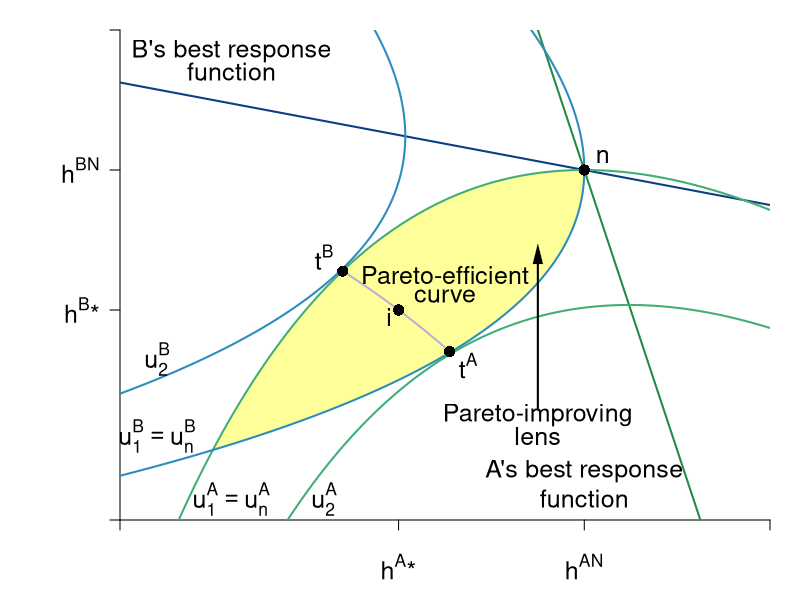

Here is the R script that generated this plot:
library(shape)
library(plotrix)
pdf(file = "coordination_failures/coord_brfs_cournot_zoom_ed/coord_brfs_cournot_zoom_ed.pdf", width = 9, height = 7)

#Set parameters for graphics
pointsize <- 1.8
axislabelsize <- 1.8
labelsize <- 1.5
namesize <- 1.8
annotatesize <- 1.5
graphlinewidth <- 2
segmentlinewidth <- 1.5

COL <- c("#7fc97f", "#beaed4", "#fdc086", "#ffff99", "#386cb0", "#f0027f", "#bf5b17", "#666666")
COLA <- c("#99d8c9","#66c2a4","#41ae76", "#238b45", "#005824")
COLB <- c("#4eb3d3", "#2b8cbe", "#0868ac","#084081")

par(mar =  c(4, 6, 1.5, 1.5))

uA <- function(ea, eb, alpha = 30, beta = 1/2) {
  (alpha - beta*(ea+eb))*ea - 0.5*(ea)^2
}

uB <- function(ea, eb, alpha = 30, beta = 1/2) {
  (alpha - beta*(ea+eb))*eb - 0.5*(eb)^2
}

brfB <- function(ea, alpha = 30, beta = 1/2) {
  (alpha - beta*ea)/(1 + 2*beta)
}

brfA <- function(ea, alpha = 30, beta = 1/2) {
  (alpha - ea*(1 + 2*beta))/(beta)
}

brfPE <- function(ea, alpha = 30, beta = 1/8) {
  alpha*(1 - beta*ea)
}

hANE <- function(alpha, beta = 1/2){
  alpha/(1 + 3*beta)
}

hApEff <- function(alpha, beta = 1/2){
  alpha/(2 + 4*beta)
}

hApEff2 <- function(alpha, beta = 1/2){
  alpha/(1 + 4*beta)
}

intercept1 <- function(alpha, beta = 1/2){
  alpha/(1 + 2*beta)
}

PEC <- function(ea, alpha = 30, beta = 1/2){
  a = beta*(1+2*beta);
  b = -alpha*(1+3*beta)+(1+2*beta)^2*ea;
  c = alpha^2 - alpha*(1+3*beta)*ea+ beta*(1+2*beta)*ea^2
  delta = b^2-4*a*c
  return((-b-sqrt(delta))/(2*a))
}


indiffA <- function(ea, alpha = 30, beta = 1/2, uA = 144) {
  (alpha*ea - beta*(ea)^2 - 0.5*(ea)^2 - uA)/(beta*ea)
}

indiffBroot1 <- function(ea, alpha = 30, beta = 30, uB = 144){
  (-sqrt(alpha^2 - 2*alpha*beta*ea + beta^2*ea^2 - 4*beta*uB - 2*uB) + alpha - beta*ea)/(2*beta + 1)
}

indiffBroot2 <- function(ea, alpha = 30, beta = 30, uB = 144){
  (sqrt(alpha^2 - 2*alpha*beta*ea + beta^2*ea^2 - 4*beta*uB - 2*uB) + alpha - beta*ea)/(2*beta + 1)
}


indiffB <- function(eb, alpha = 30, beta = 1/2, uB = 144) {
  (alpha*eb - uB - 0.5*eb^2)/(alpha*beta*eb)
}

indiffB2 <- function(ea, alpha = 30, beta = 1/2, uB = 144) {
  sqrt(alpha^2*(beta*ea - 1)^2 - 2*uB) - alpha*beta*ea + alpha
}

indiffB3 <- function(ea, alpha = 30, beta = 1/2, uB = 144) {
  -sqrt(alpha^2*(beta*ea - 1)^2 - 2*uB) - alpha*beta*ea + alpha
}


xlims <- c(7, 14)
ylims <- c(7, 14)

npts <- 501 
x <- seq(xlims[1], xlims[2], length.out = npts)
y <- seq(ylims[1], ylims[2], length.out = npts) 
a <- c(uA(hANE(alpha = 30, beta = 1/2), hANE(alpha = 30, beta = 1/2)), 
       #uA(hApEff2(alpha = 30, beta = 1/2), hApEff2(alpha = 30, beta = 1/2)),
       155.8)
b <- c(uA(hANE(alpha = 30, beta = 1/2),hANE(alpha = 30, beta = 1/2)), 
       #uB(hApEff2(alpha = 30, beta = 1/2), hApEff2(alpha = 30, beta = 1/2)), 
       155.8)


plot(0, 0, xlim = xlims, ylim = ylims, type = "n",
     xlab = expression(paste("")),
     ylab = expression(paste("")), 
     xaxt = "n", 
     yaxt = "n", 
     cex.lab = axislabelsize, 
     bty = "n",
     xaxs="i", 
     yaxs="i")

ticksy <- c(ylims[1], hApEff2(alpha = 30), hANE(alpha = 30), intercept1(alpha = 30), ylims[2])
ylabels <- c(NA, expression(paste(h^B,"*")), expression(paste(h^{BN})), expression(paste(frac(alpha, 1 + 2*beta))), NA)
ticksx <- c(xlims[1], hApEff2(alpha = 30), hANE(alpha = 30), intercept1(alpha = 30), xlims[2])
xlabels <- c(NA, expression(paste(h^A,"*")), expression(paste(h^{AN})), expression(paste(frac(alpha, 1 + 2*beta))), NA)

axis(1, at = ticksx,  pos = xlims[1], labels = FALSE)
text(x = c(0, hApEff2(alpha = 30), hANE(alpha = 30), intercept1(alpha = 30), xlims[2]), par("usr")[3] - 0.4, labels = xlabels, srt = 0, pos = 1, xpd = TRUE, cex = labelsize)

axis(2, at = ticksy, pos = ylims[1], labels = ylabels, las = 1, cex.axis = labelsize)

axis.break(axis=1,breakpos=NULL,pos=NA,bgcol="white",breakcol="black",
           style="slash",brw=0.01)
axis.break(axis=2,breakpos=NULL,pos=NA,bgcol="white",breakcol="black",
           style="slash",brw=0.01)

npts <- 500 
xx1 <- seq(xlims[1], xlims[2], length.out = npts)
xx2 <- seq(9.4, 10.55, length.out = npts)

#I need something like xx1 with npts for 
xpoly1 <- seq(from = 8, to = 12, length.out = 500)
ypoly1 <- indiffA(xpoly1, uA = 144, alpha = 30, beta = 1/2)
ypoly2 <- indiffBroot1(xpoly1, uB = 144, alpha = 30, beta = 1/2)
polygon(x = c(xpoly1, rev(xpoly1)), y = c(ypoly1, rev(ypoly2)), col=COL[4], density=NULL, border = NA)

lines(xx1, brfA(xx1, alpha = 30, beta = 1/2), col = COLA[4], lwd = graphlinewidth)
lines(xx1, brfB(xx1, alpha = 30, beta = 1/2), col = COLB[4], lwd = graphlinewidth)
lines(xx2, PEC(xx2, alpha = 30, beta = 1/2), col = COL[2], lwd = graphlinewidth)

contour(y, x,
        outer(x, y, uA),
        drawlabels = FALSE,
        col = COLA[3],
        lwd = graphlinewidth,
        levels = a,
        xaxs="i",
        yaxs="i",
        add = TRUE)

#text(14, 14, expression(paste("A's hours, ", h^A)), xpd = TRUE, cex = axislabelsize)
#text(10, 7, expression(paste("B's hours, ", h^B)), xpd = TRUE, cex = axislabelsize, srt = 90) 

contour(x, y,
        outer(x, y, uB),
        drawlabels = FALSE,
        col = COLB[2],
        lwd = graphlinewidth,
        levels = b,
        add = TRUE
)

text(10.5, 10.5, expression("Pareto-efficient"), cex = labelsize)
text(10.5,  10.2, expression("curve"), cex = labelsize)

text(11.5, 8.5, expression("Pareto-improving"), cex = labelsize)
text(11.5,  8.2, expression("lens"), cex = labelsize)
Arrows(11.5, 8.6, 11.5, 10.8, col = "black", lty = 1, lwd = 2, arr.type = "triangle", arr.lwd = 0.5)


#Label the iso-welfare functions for the HG, Aisha
text(8.2, 7.3, expression(u[1]^A == u[n]^A), cex = labelsize)
text(9.2, 7.3, expression(u[2]^A), cex = labelsize)

#Label the indifference curves for the HG, Betty
text(7.4, 8.2, expression(u[1]^B == u[n]^B), cex = labelsize)
text(7.4, 9.3, expression(u[2]^B), cex = labelsize)


#Label Nash Equilibrium 
points(hANE(alpha = 30), hANE(alpha = 30), pch = 16, col = "black", cex = 1.5)
#text(11.3, 10.1, expression(paste("Nash Equilibrium")))
text(hANE(alpha = 30) + 0.2, hANE(alpha = 30) + 0.2, expression(paste(n)), cex = labelsize)
# 

#Annotate Pareto Efficient Curve and relevant points
points(10.55, PEC(10.55), pch = 16, col = "black", cex = 1.5)
text(10.55 + 0.2, PEC(10.55) - 0.2, expression(paste(t^A)), cex = labelsize)

points(9.4, PEC(9.4), pch = 16, col = "black", cex = 1.5)
text(9.4 - 0.2, PEC(9.4) + 0.2, expression(paste(t^B)), cex = labelsize)

points(hApEff2(alpha = 30), hApEff2(alpha = 30), pch = 16, col = "black", cex = 1.5)
text(hApEff2(alpha = 30)- 0.1, hApEff2(alpha = 30) - 0.1, expression(paste(i)), cex = labelsize)



#B's brf
text(8.2, 13.7, expression(paste("B's best response")), cex = labelsize)
text(8.2, 13.4, expression(paste("function")), cex = labelsize)

#A's brf
text(12, 7.7, expression(paste("A's best response")), xpd = TRUE, cex = labelsize)
text(12, 7.3, expression(paste("function")), xpd = TRUE, cex = labelsize)

dev.off()
